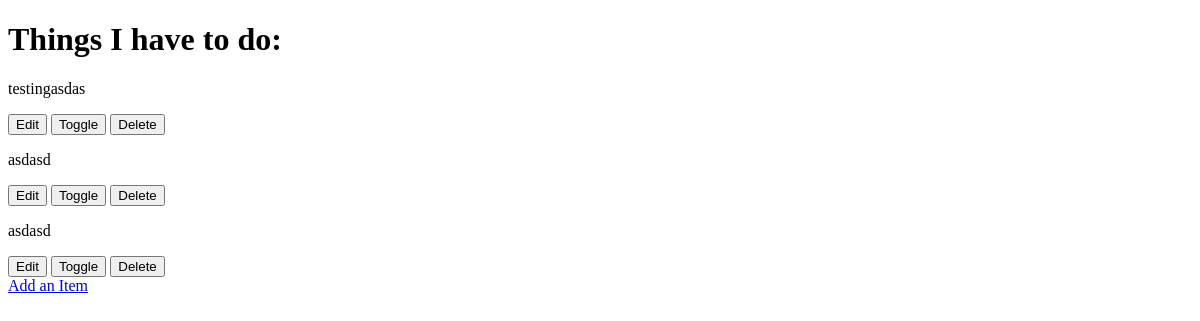
The app's page /, older data.
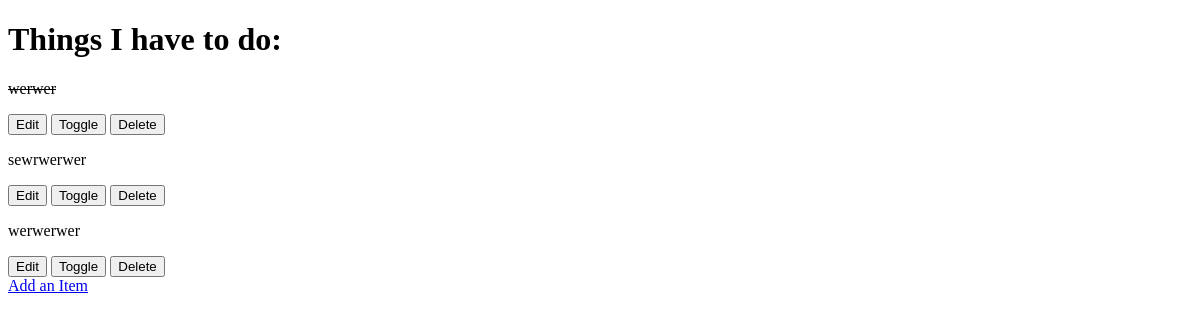
The same page, newer data.
### todo/models.py (models this page shows, shortened)
class Item(models.Model):
    name = models.CharField(max_length=50, null=False, blank=False)
    done = models.BooleanField(null=False, blank=False, default=False)

### todo/views.py (the view)
# urls.py: path('', views.get_todo_list, name='get_todo_list'),
def get_todo_list(request):
    items = Item.objects.all()
    context = {
        'items': items
    }
    return render(request, 'todo/todo_list.html', context)

### todo/templates/todo/todo_list.html (shortened to what this page needs)
<!DOCTYPE html>
<html lang="en">
<head>
</head>
<body>
    <h1>Things I have to do: </h1>
    <div>
        {% for item in items%}
        <div>
            {% if item.done %}
            <p><strike> {{ item.name }}</strike></p>
            {% else %}
                <p>{{ item.name }}</p>
            {% endif %}
            <a href="/edit/{{ item.id }}"> <button>Edit</button></a>
            <a href="/toggle/{{ item.id }}"> <button>Toggle</button></a>
            <a href="/delete/{{ item.id }}"> <button>Delete</button></a>
        </div>
        {% empty %}
        <div>You have nothing to do</div>
        {% endfor %}
    </div>
    <a href="add">Add an Item</a>
</body>
</html>

Row changes from the older to the newer data that the page shows:
removed Item: name "testingasdas"
removed Item: name "asdasd"
removed Item: name "asdasd"
added Item: name "werwer"
added Item: name "sewrwerwer"
added Item: name "werwerwer"
